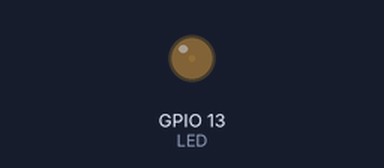
Bench run of a sketch on a simulated ESP32. Parts: output pins drawn as LEDs (lit = HIGH).

Above: at 0.05 s.
At 2.3 s:
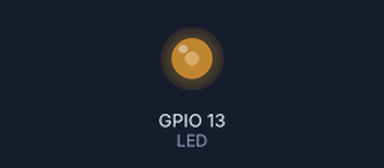
At 4.6 s:
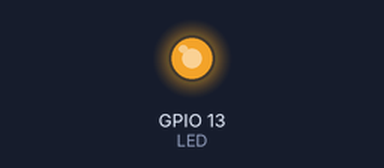
At 9.2 s:
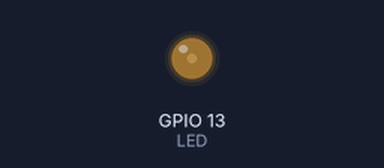
Timing chart, 0 to 13.3 s (numbered marks = the images above):
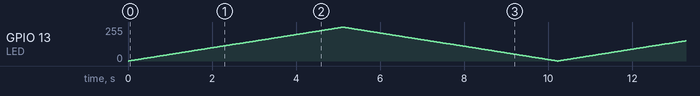

The sketch:

6-2.ino
```cpp
#define LED 13
#define LedLedcChannel 0

uint8_t daValue=0;
boolean isDark = true;

void setup() {
  // put your setup code here, to run once:
  ledcSetup(LedLedcChannel, 2000, 8);
  ledcAttachPin(LED, LedLedcChannel);
}

void loop() {
  // put your main code here, to run repeatedly:
  ledcWrite(LedLedcChannel, daValue);

  if(isDark){
    daValue++;
  }
  else{
    daValue--;
  }

  if(daValue==255||daValue==0){
    isDark = !isDark;
  }
  delay(20);
}
```
